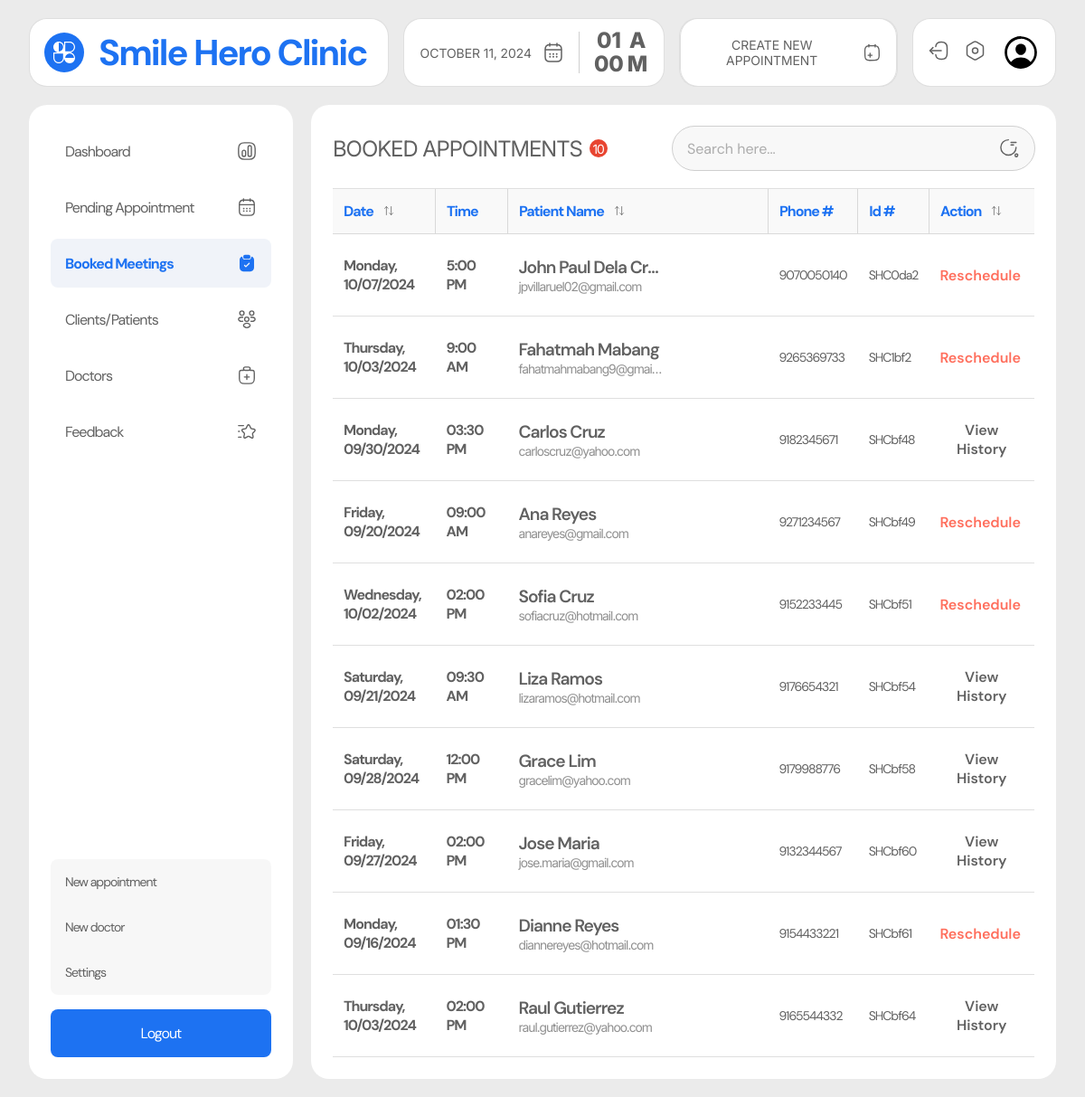
/admin/booked.php (signed in), run on an earlier commit of the app's database.
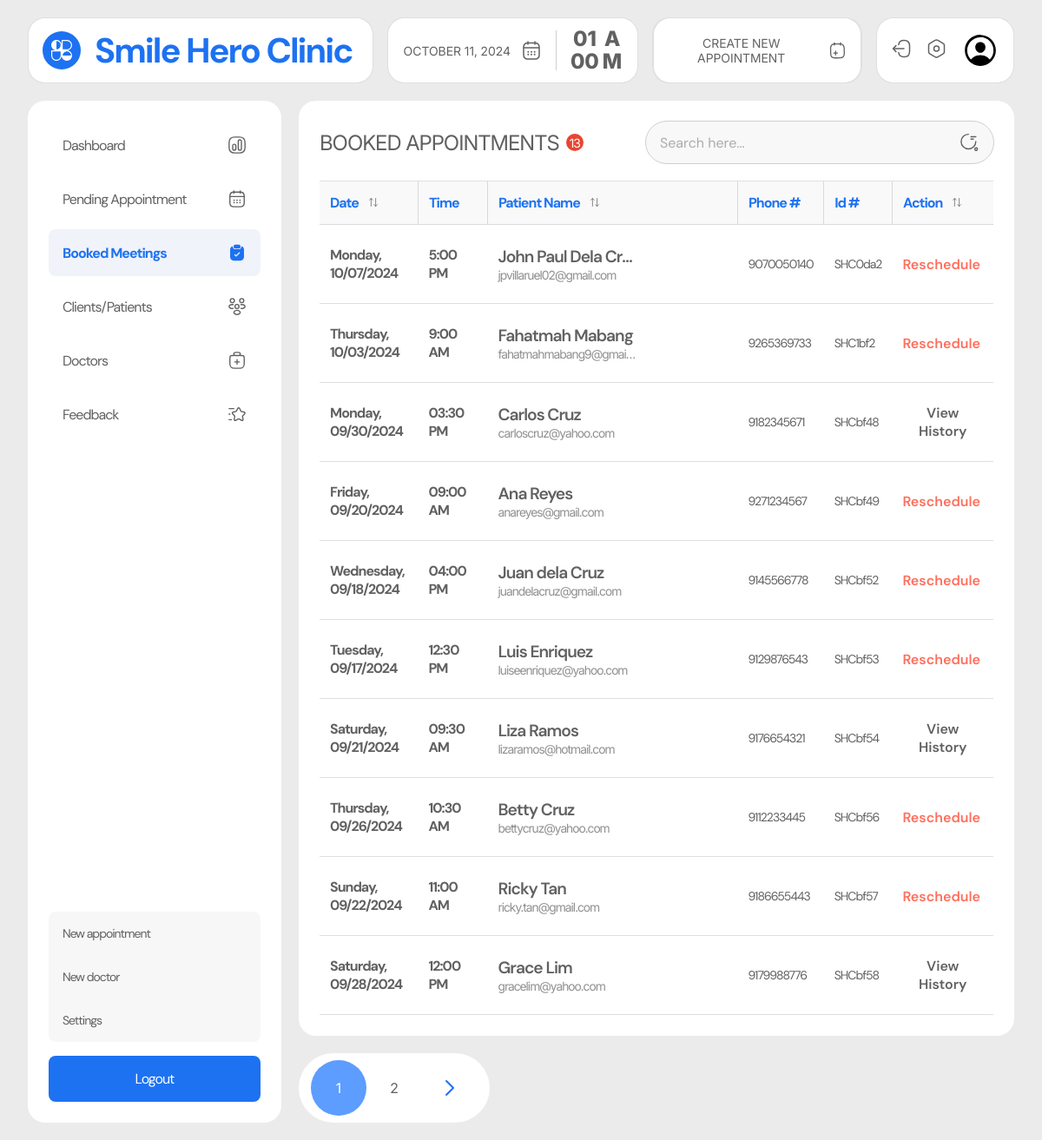
And on a later commit of the database.
### tables this page shows
CREATE TABLE `appointments` (
  `user_id` varchar(20) NOT NULL,
  `appointment_id` varchar(20) NOT NULL,
  `name` varchar(255) NOT NULL,
  `email` varchar(255) NOT NULL,
  `contact` varchar(30) NOT NULL,
  `message` varchar(255) NOT NULL,
  `date` varchar(30) NOT NULL,
  `time` varchar(30) NOT NULL,
  `service` varchar(100) NOT NULL,
  `location` varchar(100) NOT NULL,
  `status` varchar(100) NOT NULL,
  `created_at` datetime NOT NULL
);

### admin/booked.php (the view, shortened to what this page needs)
<?php
require_once '../includes/dbh.inc.php';
require_once './includes/pagination.php';
$limit = 10;
$page = isset($_GET['page']) ? (int)$_GET['page'] : 1;
$start = ($page - 1) * $limit;
$totalQuery = "SELECT COUNT(*) AS total FROM appointments WHERE status = 'accepted' OR status = 'rescheduled'";
$totalResult = $conn->query($totalQuery);
$totalRow = $totalResult->fetch_assoc();
$totalRecords = $totalRow['total'];
$query = "SELECT * FROM appointments WHERE status = 'accepted' OR status = 'rescheduled' LIMIT $start, $limit";
$result = $conn->query($query);
$users = [];
if ($result->num_rows > 0) {
  while ($row = $result->fetch_assoc()) {
    $users[] = $row;
  }
}
$totalPages = ceil($totalRecords / $limit);
?>
<!DOCTYPE html>
<html lang="en">
<head>
  <link rel="stylesheet" href="../src/dist/styles.css" />
</head>
<body class="admin__page">
  <main class="admin__main">
    <?php include("includes/nav.php"); ?>
     <section class="admin__content">
      <?php include("includes/side_nav.php"); ?>
      <div class="booked__container">
        <div class="booked-appointments__table">
          <div class="table-heading__container">
            <h1 class="table-heading">booked appointments <span class="table-item-count"><?php echo $totalRecords ?></span></h1>
            <?php include("includes/search.php"); ?>
          </div>
          <table>
            <thead>
              <tr>
                <th>
                  date
                  <div class="dropdown-container">
                    <button class="filter-btn">
                    </button>
                  </div>
                </th>
                <th>
                  time
                </th>
                <th>
                  patient name
                  <div class="dropdown-container">
                    <button class="filter-btn">
                    </button>
                  </div>
                </th>
                <th>phone #</th>
                <th>id #</th>
                <th>
                  action
                  <div class="dropdown-container">
                    <button class="filter-btn">
                    </button>
                  </div>
                </th>
              </tr>
            </thead>
            <tbody id="items">
              <?php foreach ($users as $user){?>
              <tr class="item-row appointment-row"
                data-date="<?php echo date('Y-m-d', strtotime($user['date'])); ?>">
                <td class="patient-cell date" data-date="<?php echo $user['date'] ?>">
                  <?php echo date('l, m/d/Y', strtotime($user['date'])); ?>
                </td>
                <td class="patient-cell time">
                  <?php echo $user['time']; ?>
                </td>
                <td class="patient-cell name-email" data-label="<?php echo $user['label'] ?>">
                  <p class="patient-name" title="<?php echo $user['name']; ?>">
                    <?php echo $user['name']; ?>
                  </p>
                  <p class="patient-email" title="<?php echo $user['email']; ?>">
                    <?php echo $user['email']; ?>
                  </p>
                </td>
                <td class="patient-cell phone">
                  <?php echo $user['contact']; ?>
                </td>
                <td class="patient-cell apt-id">
                  <?php echo $user['appointment_id']; ?>
                </td>
                <td class="patient-cell action" data-status="<?php echo $user['status']; ?>">
                </td>
              </tr>
              <?php } ?>
            </tbody>
          </table>
        </div>
        <?php renderPagination($page, $totalPages) ?>
      </div>
    </section>
  </main>
</body>
</html>

### admin/includes/pagination.php (shortened to what this page needs)
<?php
function renderPagination($currentPage, $totalPages) {
    if ($totalPages <= 1) return;
    echo '<div class="pagination">';
    for ($i = 1; $i <= $totalPages; $i++) {
        $activeClass = $i == $currentPage ? 'active-page' : '';
        echo '<a href="?page=' . $i . '" class="button ' . $activeClass . '">' . $i . '</a>';
    }
    if ($currentPage < $totalPages) {
        echo '<a href="?page=' . ($currentPage + 1) . '" class="button icon">
                <svg width="32" height="32" viewBox="0 0 32 32" fill="none" xmlns="http://www.w3.org/2000/svg">
                  <path d="M12.036 8.00655L20.0426 16.0131L12.036 24.0197" stroke="#1D72F2" stroke-width="2" stroke-linecap="round" stroke-linejoin="round"/>
                </svg>
              </a>';
    }
    echo '</div>';
}

What changed in the data, as far as the page shows it:
no longer on this page (row edited): appointments: date "Wednesday, 10/02/2024", time "02:00 PM", name "Sofia Cruz", email "sofiacruz@hotmail.com", contact "9152233445", appointment_id "SHCbf51"
no longer on this page (row edited): appointments: date "Friday, 09/27/2024", time "02:00 PM", name "Jose Maria", email "jose.maria@gmail.com", contact "9132344567", appointment_id "SHCbf60", status "rescheduled" (drawn)
no longer on this page (row edited): appointments: date "Monday, 09/16/2024", time "01:30 PM", name "Dianne Reyes", email "diannereyes@hotmail.com", contact "9154433221", appointment_id "SHCbf61"
no longer on this page (row edited): appointments: date "Thursday, 10/03/2024", time "02:00 PM", name "Raul Gutierrez", email "raul.gutierrez@yahoo.com", contact "9165544332", appointment_id "SHCbf64", status "rescheduled" (drawn)
now on this page (row edited): appointments: date "Wednesday, 09/18/2024", time "04:00 PM", name "Juan dela Cruz", email "juandelacruz@gmail.com", contact "9145566778", appointment_id "SHCbf52"
now on this page (row edited): appointments: date "Tuesday, 09/17/2024", time "12:30 PM", name "Luis Enriquez", email "luiseenriquez@yahoo.com", contact "9129876543", appointment_id "SHCbf53"
now on this page (row edited): appointments: date "Thursday, 09/26/2024", time "10:30 AM", name "Betty Cruz", email "bettycruz@yahoo.com", contact "9112233445", appointment_id "SHCbf56"
now on this page (row edited): appointments: date "Sunday, 09/22/2024", time "11:00 AM", name "Ricky Tan", email "ricky.tan@gmail.com", contact "9186655443", appointment_id "SHCbf57"
Also different on the page:
$totalRecords: "10" → "13"
new list line: "1"
new list line: "2"
